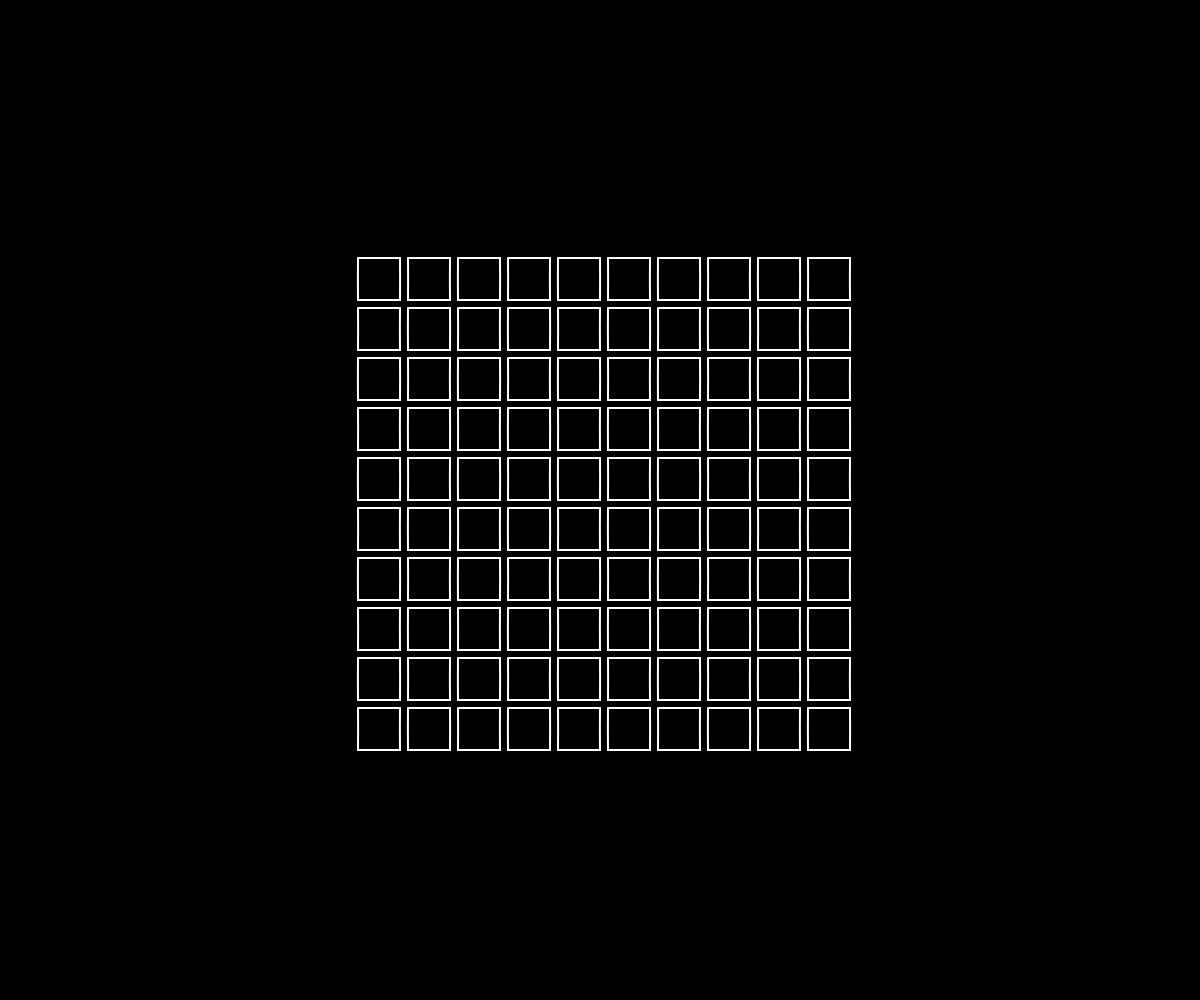
Frame 1 (no input)
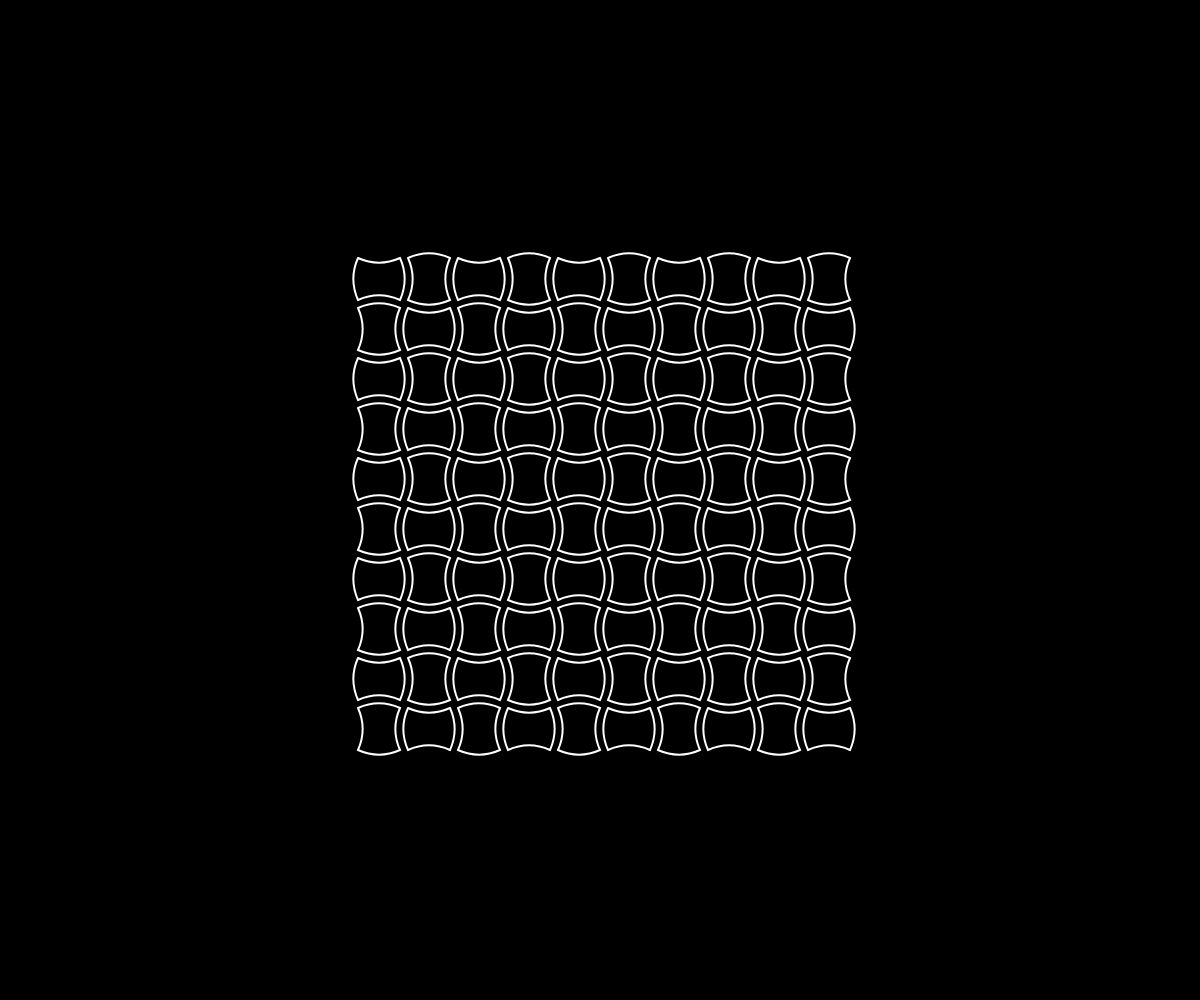
Frame 60 (no input)
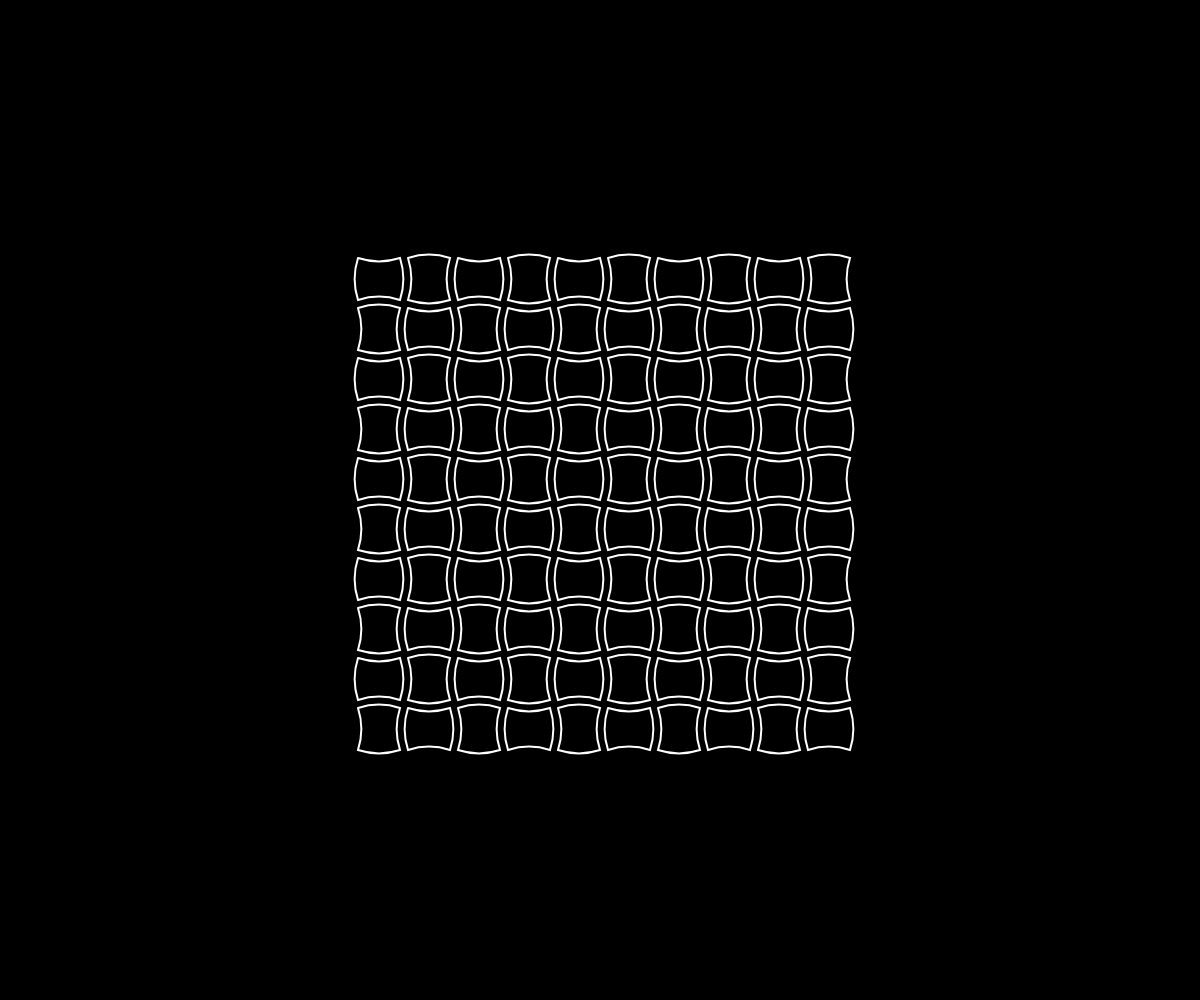
Frame 120 (the mouse pressed at the canvas centre since frame 60)

The p5.js sketch that drew these frames (run headless with seeded random() and noise() and a simulated clock; from frame 60 on, the mouse is pressed at the canvas centre):

// p5.js sketch
// ── sketch.js
var things = [];
var change;
var squareSize;
var waveAmount;
var other = false;
var row = 0;

function ThingOne(xPos,yPos) {
  this.position = createVector(xPos,yPos);
  this.draw = function() {
    beginShape();
    vertex(this.position.x,this.position.y); // begin shape at top left
    quadraticVertex(this.position.x+squareSize/2,this.position.y-change,this.position.x+squareSize,this.position.y); // to top right
    quadraticVertex(this.position.x+squareSize-change,this.position.y+squareSize/2,this.position.x+squareSize,this.position.y+squareSize); // to bottom right
    quadraticVertex(this.position.x+squareSize/2,this.position.y+squareSize+change,this.position.x,this.position.y+squareSize); // to bottom left
    quadraticVertex(this.position.x+change,this.position.y+squareSize/2,this.position.x,this.position.y); // to top left
    endShape();
  }
}

function ThingTwo(xPos,yPos) {
  this.position = createVector(xPos,yPos);
  this.draw = function() {
    beginShape();
    vertex(this.position.x,this.position.y); // begin shape at top left
    quadraticVertex(this.position.x+squareSize/2,this.position.y+change,this.position.x+squareSize,this.position.y); // to top right
    quadraticVertex(this.position.x+squareSize+change,this.position.y+squareSize/2,this.position.x+squareSize,this.position.y+squareSize); // to bottom right
    quadraticVertex(this.position.x+squareSize/2,this.position.y+squareSize-change,this.position.x,this.position.y+squareSize); // to bottom left
    quadraticVertex(this.position.x-change,this.position.y+squareSize/2,this.position.x,this.position.y); // to top left
    endShape();
  }
}

function setup() {
  canvas = createCanvas(window.innerWidth,window.innerHeight);
	smooth();
  fill(0,0);
  stroke(255);
	smallestScr = min(width,height);
	squareSize = smallestScr*0.042;
	waveAmount = smallestScr*0.01;
	// console.log(smallestScr);
	strokeWeight(smallestScr/500);
  for(var x = (width-smallestScr/2)/2 + smallestScr * 0.008; x < width-(width-smallestScr/2)/2; x += smallestScr/20) {
		console.log('x: ' + x);
		if(row % 2 === 0) {
			other = false;
		} else {
			other = true;
		}
    for(var y = (height-smallestScr/2)/2 + smallestScr * 0.008; y < height-(height-smallestScr/2)/2; y += smallestScr/20) {
			console.log('y: ' + y);
      if(other) {
        things.push(new ThingOne(x,y));
        other = false;
      } else {
        things.push(new ThingTwo(x,y));
        other = true;
      }
    }
		row ++;
  }
}

function draw() {
  background(0);
	change = sin(frameCount/50)*waveAmount;
  for(var i = 0; i < things.length; i ++) {
    things[i].draw();
  }
}
